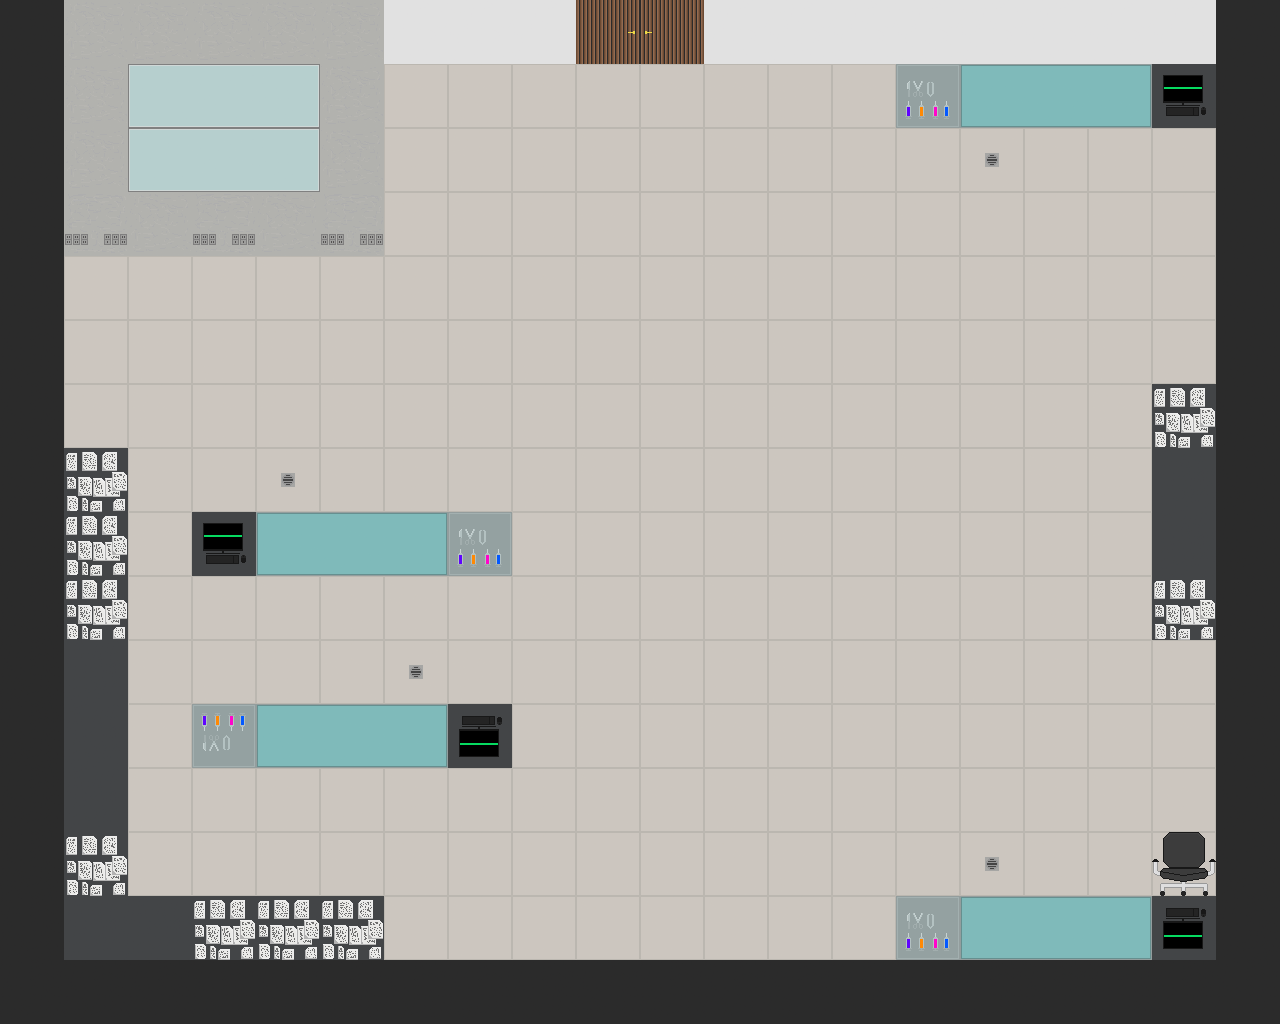

This is a level from a 2D game, rendered from its Tiled map with the project's own tilesets. A one-line summary and the map file follow, with tile-layer data summarised:
An orthogonal 20x16 tile map with 64x64 px tiles, 4 tile layers (Tile Layer 1, Walls, Objects 2, Objects), 2 tilesets and 40 objects (2x BossSpawn).

<map version="1.10" tiledversion="1.11.2" orientation="orthogonal" renderorder="right-down" width="20" height="16" tilewidth="64" tileheight="64" infinite="0" nextlayerid="8" nextobjectid="47">
 <tileset firstgid="1" source="Quirurgico.tsx" />
 <tileset firstgid="65" source="Demo_map.tsx" />
 <layer id="1" name="Tile Layer 1" width="20" height="16">
  <data>[320 cells, 320 non-empty, 2 distinct tile ids]</data>
 </layer>
 <layer id="2" name="Walls" width="20" height="16">
  <data>[320 cells, 119 non-empty, 13 distinct tile ids]</data>
 </layer>
 <layer id="4" name="Objects 2" width="20" height="16">
  <data>[320 cells, 21 non-empty, 5 distinct tile ids]</data>
 </layer>
 <layer id="3" name="Objects" width="20" height="16">
  <data>[320 cells, 0 non-empty, 0 distinct tile ids]</data>
 </layer>
 <objectgroup id="6" name="Interactions">
  <object id="15" x="576" y="0" width="128" height="64">
   <properties>
    <property name="Name" value="DoorMainHall" />
    <property name="TargetMap" value="MainHall" />
    <property name="TargetSpawn" value="SpawnFromBossRoom" />
   </properties>
  </object>
  <object id="16" x="64" y="64" width="320" height="192">
   <properties>
    <property name="Name" value="ContainedExperiment" />
   </properties>
  </object>
  <object id="17" x="896" y="64" width="64" height="64">
   <properties>
    <property name="Name" value="ExperimentationTools" />
   </properties>
  </object>
  <object id="18" x="448" y="512" width="64" height="64">
   <properties>
    <property name="Name" value="ExperimentationTools" />
   </properties>
  </object>
  <object id="19" x="192" y="704" width="64" height="64">
   <properties>
    <property name="Name" value="ExperimentationTools" />
   </properties>
  </object>
  <object id="21" x="64" y="448" width="64" height="192">
   <properties>
    <property name="Name" value="PapersOnDesk" />
   </properties>
  </object>
  <object id="22" x="64" y="832" width="64" height="64" />
  <object id="24" x="64" y="832" width="64" height="64">
   <properties>
    <property name="Name" value="PapersOnDesk" />
   </properties>
  </object>
  <object id="26" x="256" y="512" width="192" height="64">
   <properties>
    <property name="Name" value="ExpBed" />
   </properties>
  </object>
  <object id="28" x="960" y="896" width="192" height="64">
   <properties>
    <property name="Name" value="ExpBed" />
   </properties>
  </object>
  <object id="31" x="256" y="704" width="192" height="64">
   <properties>
    <property name="Name" value="ExpBed" />
   </properties>
  </object>
  <object id="32" x="960" y="64" width="192" height="64">
   <properties>
    <property name="Name" value="ExpBed" />
   </properties>
  </object>
  <object id="33" x="896" y="896" width="64" height="64">
   <properties>
    <property name="Name" value="ExperimentationTools" />
   </properties>
  </object>
  <object id="34" x="192" y="896" width="192" height="64">
   <properties>
    <property name="Name" value="PapersOnDesk" />
   </properties>
  </object>
  <object id="35" x="64" y="640" width="64" height="192">
   <properties>
    <property name="Name" value="Desk" />
   </properties>
  </object>
  <object id="36" x="64" y="896" width="128" height="64">
   <properties>
    <property name="Name" value="Desk" />
   </properties>
  </object>
  <object id="37" x="1152" y="448" width="64" height="128">
   <properties>
    <property name="Name" value="Desk" />
   </properties>
  </object>
  <object id="38" x="1152" y="576" width="64" height="64">
   <properties>
    <property name="Name" value="PapersOnDesk" />
   </properties>
  </object>
  <object id="39" x="1152" y="384" width="64" height="64">
   <properties>
    <property name="Name" value="PapersOnDesk" />
   </properties>
  </object>
  <object id="40" x="192" y="512" width="64" height="64">
   <properties>
    <property name="Name" value="VitalsMonitor" />
   </properties>
  </object>
  <object id="41" x="448" y="704" width="64" height="64">
   <properties>
    <property name="Name" value="VitalsMonitor" />
   </properties>
  </object>
  <object id="42" x="1152" y="896" width="64" height="64">
   <properties>
    <property name="Name" value="VitalsMonitor" />
   </properties>
  </object>
  <object id="43" x="1152" y="64" width="64" height="64">
   <properties>
    <property name="Name" value="VitalsMonitor" />
   </properties>
  </object>
  <object id="46" type="BossSpawn" x="704" y="576">
   <properties>
    <property name="Name" value="BossSpawn" />
   </properties>
   <point />
  </object>
 </objectgroup>
 <objectgroup id="7" name="Spawns">
  <object id="44" x="640" y="128">
   <properties>
    <property name="Name" value="SpawnFromMainHall" />
   </properties>
   <point />
  </object>
  <object id="45" type="BossSpawn" x="704" y="576">
   <properties>
    <property name="Name" value="BossSpawn" />
   </properties>
   <point />
  </object>
 </objectgroup>
 <objectgroup id="5" name="Collisions">
  <object id="1" x="0" y="0" width="64" height="1024" />
  <object id="2" x="64" y="960" width="1216" height="64" />
  <object id="3" x="1216" y="0" width="64" height="960" />
  <object id="4" x="704" y="0" width="512" height="64" />
  <object id="5" x="384" y="0" width="192" height="64" />
  <object id="6" x="64" y="0" width="320" height="256" />
  <object id="7" x="896" y="64" width="320" height="64" />
  <object id="8" x="1152" y="384" width="64" height="256" />
  <object id="9" x="896" y="896" width="320" height="64" />
  <object id="10" x="64" y="896" width="320" height="64" />
  <object id="11" x="64" y="448" width="64" height="448" />
  <object id="12" x="192" y="512" width="320" height="64" />
  <object id="13" x="192" y="704" width="320" height="64" />
  <object id="14" x="576" y="0" width="128" height="64" />
 </objectgroup>
</map>
